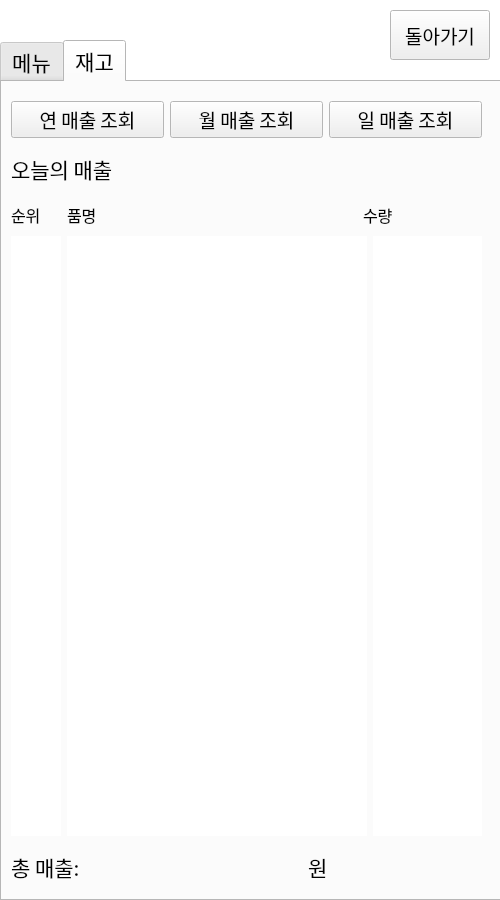
<?xml version="1.0" encoding="UTF-8"?>
<ui version="4.0">
 <class>EGGDROP</class>
 <widget class="QDialog" name="EGGDROP">
  <property name="geometry">
   <rect>
    <x>0</x>
    <y>0</y>
    <width>500</width>
    <height>900</height>
   </rect>
  </property>
  <property name="palette">
   <palette>
    <active>
     <colorrole role="Window">
      <brush brushstyle="SolidPattern">
       <color alpha="255">
        <red>255</red>
        <green>255</green>
        <blue>255</blue>
       </color>
      </brush>
     </colorrole>
    </active>
    <inactive>
     <colorrole role="Window">
      <brush brushstyle="SolidPattern">
       <color alpha="255">
        <red>255</red>
        <green>255</green>
        <blue>255</blue>
       </color>
      </brush>
     </colorrole>
    </inactive>
    <disabled>
     <colorrole role="Window">
      <brush brushstyle="SolidPattern">
       <color alpha="255">
        <red>255</red>
        <green>255</green>
        <blue>255</blue>
       </color>
      </brush>
     </colorrole>
    </disabled>
   </palette>
  </property>
  <property name="windowTitle">
   <string>Dialog</string>
  </property>
  <property name="styleSheet">
   <string notr="true">backgournd: rgb(255, 255, 255)</string>
  </property>
  <widget class="QTabWidget" name="tabWidget">
   <property name="geometry">
    <rect>
     <x>0</x>
     <y>40</y>
     <width>501</width>
     <height>861</height>
    </rect>
   </property>
   <property name="font">
    <font>
     <family>아리따-돋움_TTF_Bold</family>
     <pointsize>16</pointsize>
    </font>
   </property>
   <property name="currentIndex">
    <number>1</number>
   </property>
   <widget class="QWidget" name="menu_tab">
    <attribute name="title">
     <string>메뉴</string>
    </attribute>
    <widget class="QWidget" name="verticalLayoutWidget">
     <property name="geometry">
      <rect>
       <x>9</x>
       <y>19</y>
       <width>471</width>
       <height>701</height>
      </rect>
     </property>
     <layout class="QVBoxLayout" name="verticalLayout">
      <item>
       <layout class="QHBoxLayout" name="horizontalLayout_2">
        <item>
         <widget class="QLabel" name="label">
          <property name="minimumSize">
           <size>
            <width>50</width>
            <height>50</height>
           </size>
          </property>
          <property name="maximumSize">
           <size>
            <width>50</width>
            <height>50</height>
           </size>
          </property>
          <property name="font">
           <font>
            <family>아리따-돋움_TTF_SemiBold</family>
            <pointsize>14</pointsize>
           </font>
          </property>
          <property name="text">
           <string>순번</string>
          </property>
          <property name="alignment">
           <set>Qt::AlignCenter</set>
          </property>
         </widget>
        </item>
        <item>
         <widget class="QLabel" name="label_2">
          <property name="minimumSize">
           <size>
            <width>200</width>
            <height>50</height>
           </size>
          </property>
          <property name="maximumSize">
           <size>
            <width>200</width>
            <height>50</height>
           </size>
          </property>
          <property name="font">
           <font>
            <family>아리따-돋움_TTF_SemiBold</family>
            <pointsize>14</pointsize>
           </font>
          </property>
          <property name="text">
           <string>품명</string>
          </property>
         </widget>
        </item>
        <item>
         <widget class="QLabel" name="label_3">
          <property name="minimumSize">
           <size>
            <width>100</width>
            <height>50</height>
           </size>
          </property>
          <property name="maximumSize">
           <size>
            <width>100</width>
            <height>50</height>
           </size>
          </property>
          <property name="font">
           <font>
            <family>아리따-돋움_TTF_SemiBold</family>
            <pointsize>14</pointsize>
           </font>
          </property>
          <property name="text">
           <string>남은 수량</string>
          </property>
          <property name="alignment">
           <set>Qt::AlignCenter</set>
          </property>
         </widget>
        </item>
        <item>
         <widget class="QLabel" name="label_4">
          <property name="text">
           <string/>
          </property>
         </widget>
        </item>
       </layout>
      </item>
      <item>
       <widget class="QTableView" name="tableView"/>
      </item>
     </layout>
    </widget>
    <widget class="QPushButton" name="plus_btn">
     <property name="geometry">
      <rect>
       <x>350</x>
       <y>740</y>
       <width>131</width>
       <height>61</height>
      </rect>
     </property>
     <property name="font">
      <font>
       <family>아리따-돋움_TTF_SemiBold</family>
       <pointsize>16</pointsize>
      </font>
     </property>
     <property name="text">
      <string>메뉴 추가</string>
     </property>
    </widget>
   </widget>
   <widget class="QWidget" name="stock_tab">
    <attribute name="title">
     <string>재고</string>
    </attribute>
    <widget class="QWidget" name="verticalLayoutWidget_2">
     <property name="geometry">
      <rect>
       <x>9</x>
       <y>19</y>
       <width>471</width>
       <height>791</height>
      </rect>
     </property>
     <layout class="QVBoxLayout" name="verticalLayout_2">
      <item>
       <layout class="QHBoxLayout" name="horizontalLayout_3">
        <item>
         <widget class="QPushButton" name="year_btn">
          <property name="font">
           <font>
            <family>아리따-돋움_TTF_Medium</family>
            <pointsize>14</pointsize>
           </font>
          </property>
          <property name="text">
           <string>연 매출 조회</string>
          </property>
         </widget>
        </item>
        <item>
         <widget class="QPushButton" name="month_btn">
          <property name="font">
           <font>
            <family>아리따-돋움_TTF_Medium</family>
            <pointsize>14</pointsize>
           </font>
          </property>
          <property name="text">
           <string>월 매출 조회</string>
          </property>
         </widget>
        </item>
        <item>
         <widget class="QPushButton" name="day_btn">
          <property name="font">
           <font>
            <family>아리따-돋움_TTF_Medium</family>
            <pointsize>14</pointsize>
           </font>
          </property>
          <property name="text">
           <string>일 매출 조회</string>
          </property>
         </widget>
        </item>
       </layout>
      </item>
      <item>
       <layout class="QHBoxLayout" name="horizontalLayout_4">
        <item>
         <widget class="QLabel" name="label_5">
          <property name="minimumSize">
           <size>
            <width>0</width>
            <height>50</height>
           </size>
          </property>
          <property name="maximumSize">
           <size>
            <width>16777215</width>
            <height>50</height>
           </size>
          </property>
          <property name="font">
           <font>
            <family>아리따-돋움_TTF_SemiBold</family>
            <pointsize>16</pointsize>
           </font>
          </property>
          <property name="text">
           <string>오늘의 매출</string>
          </property>
         </widget>
        </item>
        <item>
         <widget class="QLabel" name="today_label">
          <property name="text">
           <string/>
          </property>
         </widget>
        </item>
       </layout>
      </item>
      <item>
       <layout class="QHBoxLayout" name="horizontalLayout_5">
        <item>
         <widget class="QLabel" name="label_7">
          <property name="minimumSize">
           <size>
            <width>50</width>
            <height>30</height>
           </size>
          </property>
          <property name="maximumSize">
           <size>
            <width>50</width>
            <height>30</height>
           </size>
          </property>
          <property name="font">
           <font>
            <family>아리따-돋움_TTF_Medium</family>
            <pointsize>12</pointsize>
           </font>
          </property>
          <property name="text">
           <string>순위</string>
          </property>
         </widget>
        </item>
        <item>
         <widget class="QLabel" name="label_8">
          <property name="minimumSize">
           <size>
            <width>290</width>
            <height>30</height>
           </size>
          </property>
          <property name="maximumSize">
           <size>
            <width>290</width>
            <height>30</height>
           </size>
          </property>
          <property name="font">
           <font>
            <family>아리따-돋움_TTF_Medium</family>
            <pointsize>12</pointsize>
           </font>
          </property>
          <property name="text">
           <string>품명</string>
          </property>
         </widget>
        </item>
        <item>
         <widget class="QLabel" name="label_9">
          <property name="minimumSize">
           <size>
            <width>0</width>
            <height>30</height>
           </size>
          </property>
          <property name="maximumSize">
           <size>
            <width>16777215</width>
            <height>30</height>
           </size>
          </property>
          <property name="font">
           <font>
            <family>아리따-돋움_TTF_Medium</family>
            <pointsize>12</pointsize>
           </font>
          </property>
          <property name="text">
           <string>수량</string>
          </property>
         </widget>
        </item>
       </layout>
      </item>
      <item>
       <layout class="QHBoxLayout" name="horizontalLayout_8">
        <item>
         <widget class="QListView" name="order_list">
          <property name="minimumSize">
           <size>
            <width>50</width>
            <height>0</height>
           </size>
          </property>
          <property name="maximumSize">
           <size>
            <width>50</width>
            <height>16777215</height>
           </size>
          </property>
          <property name="font">
           <font>
            <family>아리따-돋움_TTF_Light</family>
            <pointsize>12</pointsize>
           </font>
          </property>
          <property name="frameShape">
           <enum>QFrame::NoFrame</enum>
          </property>
         </widget>
        </item>
        <item>
         <widget class="QListView" name="menu_list">
          <property name="minimumSize">
           <size>
            <width>300</width>
            <height>0</height>
           </size>
          </property>
          <property name="maximumSize">
           <size>
            <width>300</width>
            <height>16777215</height>
           </size>
          </property>
          <property name="font">
           <font>
            <family>아리따-돋움_TTF_Light</family>
            <pointsize>12</pointsize>
           </font>
          </property>
          <property name="frameShape">
           <enum>QFrame::NoFrame</enum>
          </property>
         </widget>
        </item>
        <item>
         <widget class="QListView" name="count_list">
          <property name="font">
           <font>
            <family>아리따-돋움(TTF)-Light</family>
            <pointsize>12</pointsize>
           </font>
          </property>
          <property name="frameShape">
           <enum>QFrame::NoFrame</enum>
          </property>
         </widget>
        </item>
       </layout>
      </item>
      <item>
       <layout class="QHBoxLayout" name="horizontalLayout_7">
        <item>
         <widget class="QLabel" name="label_10">
          <property name="minimumSize">
           <size>
            <width>110</width>
            <height>50</height>
           </size>
          </property>
          <property name="maximumSize">
           <size>
            <width>110</width>
            <height>50</height>
           </size>
          </property>
          <property name="font">
           <font>
            <family>아리따-돋움_TTF_SemiBold</family>
            <pointsize>16</pointsize>
           </font>
          </property>
          <property name="text">
           <string>총 매출:</string>
          </property>
         </widget>
        </item>
        <item>
         <widget class="QLabel" name="total_label">
          <property name="minimumSize">
           <size>
            <width>0</width>
            <height>50</height>
           </size>
          </property>
          <property name="maximumSize">
           <size>
            <width>16777215</width>
            <height>50</height>
           </size>
          </property>
          <property name="font">
           <font>
            <family>아리따-돋움_TTF_SemiBold</family>
            <pointsize>16</pointsize>
           </font>
          </property>
          <property name="text">
           <string/>
          </property>
          <property name="alignment">
           <set>Qt::AlignRight|Qt::AlignTrailing|Qt::AlignVCenter</set>
          </property>
         </widget>
        </item>
        <item>
         <widget class="QLabel" name="label_12">
          <property name="minimumSize">
           <size>
            <width>0</width>
            <height>50</height>
           </size>
          </property>
          <property name="maximumSize">
           <size>
            <width>16777215</width>
            <height>50</height>
           </size>
          </property>
          <property name="font">
           <font>
            <family>아리따-돋움_TTF_SemiBold</family>
            <pointsize>16</pointsize>
           </font>
          </property>
          <property name="text">
           <string>원</string>
          </property>
         </widget>
        </item>
       </layout>
      </item>
     </layout>
    </widget>
   </widget>
  </widget>
  <widget class="QPushButton" name="back_btn">
   <property name="geometry">
    <rect>
     <x>390</x>
     <y>10</y>
     <width>100</width>
     <height>50</height>
    </rect>
   </property>
   <property name="sizePolicy">
    <sizepolicy hsizetype="Ignored" vsizetype="Ignored">
     <horstretch>0</horstretch>
     <verstretch>0</verstretch>
    </sizepolicy>
   </property>
   <property name="minimumSize">
    <size>
     <width>100</width>
     <height>50</height>
    </size>
   </property>
   <property name="maximumSize">
    <size>
     <width>100</width>
     <height>50</height>
    </size>
   </property>
   <property name="font">
    <font>
     <family>아리따-돋움_TTF_SemiBold</family>
     <pointsize>14</pointsize>
    </font>
   </property>
   <property name="text">
    <string>돌아가기</string>
   </property>
  </widget>
 </widget>
 <resources/>
 <connections/>
</ui>
